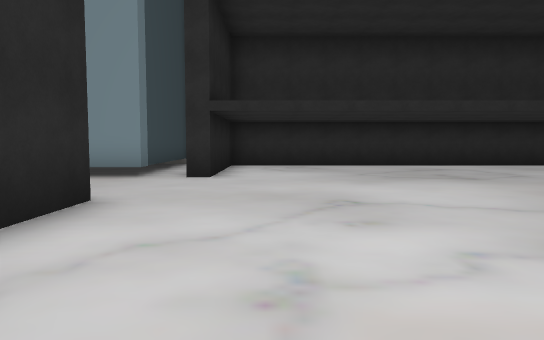
view 1 (above)

24 first-person views from a walk through a scene from a Unity 3-D project. The camera is 1.3 m above the floor, tilts 4° down and sees 70° across. The floor is counted in squares, 2 m on a side. Each view is taken from the middle of a square. On the plan, view 1 faces up. The plan holds only what a view shows up to about 11 squares ahead; the rest is blank. Some animated figures are not drawn. Some surface patterns are stand-ins.

view 2
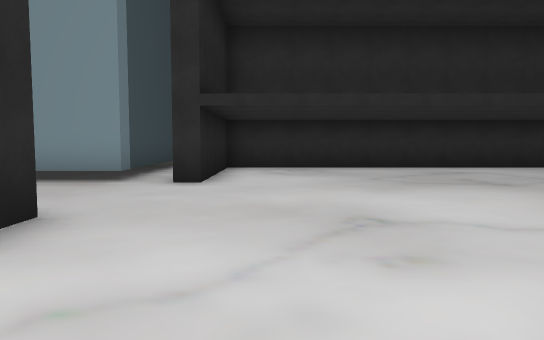

view 3
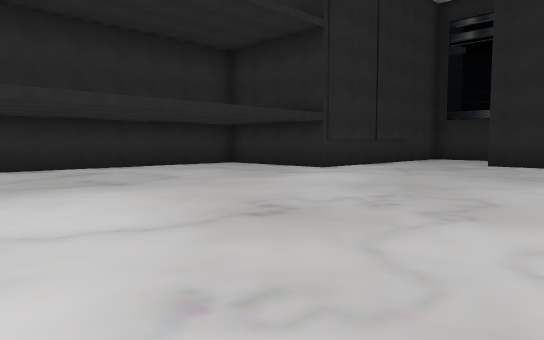

view 4
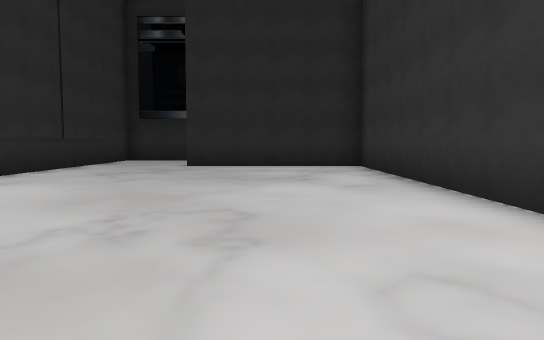

view 5
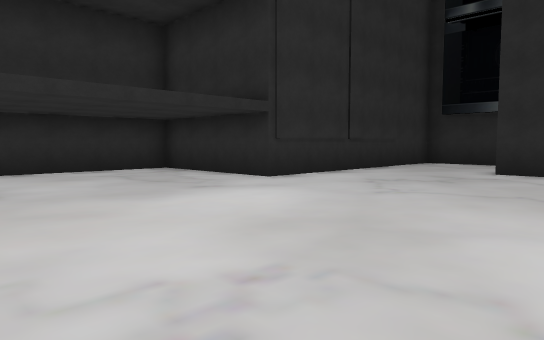

view 6
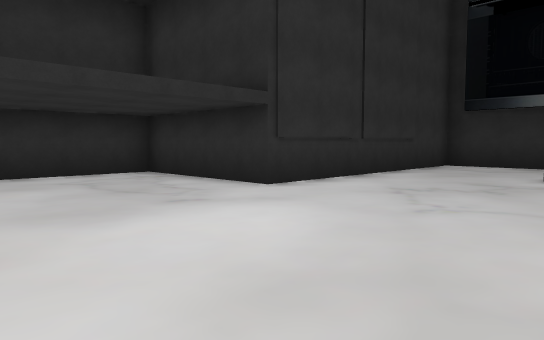

view 7
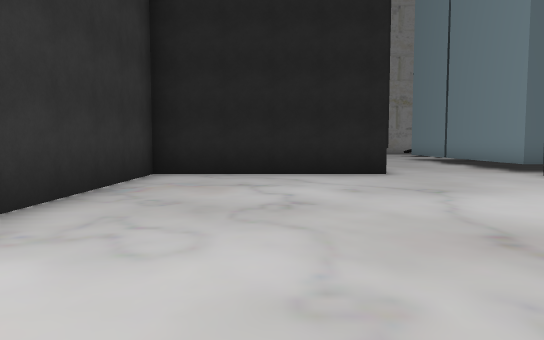

view 8
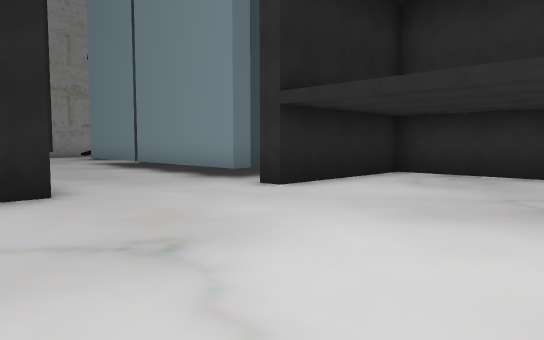

view 9
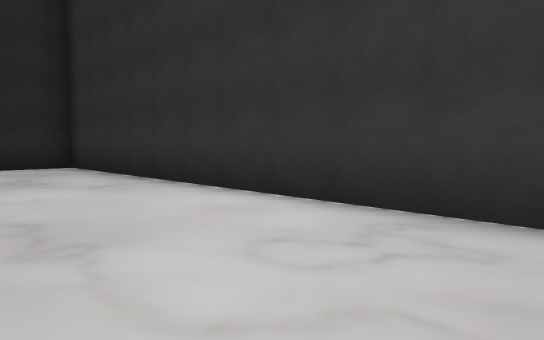

view 10
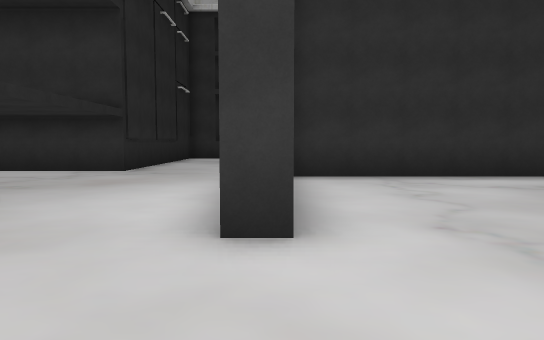

view 11
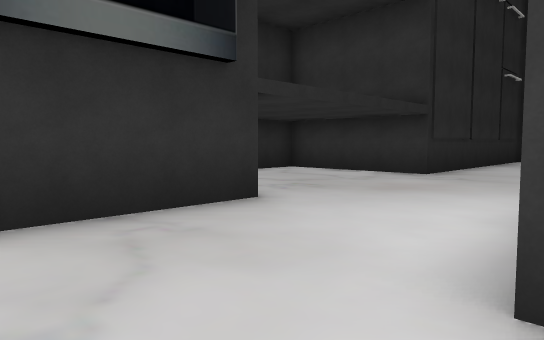

view 12
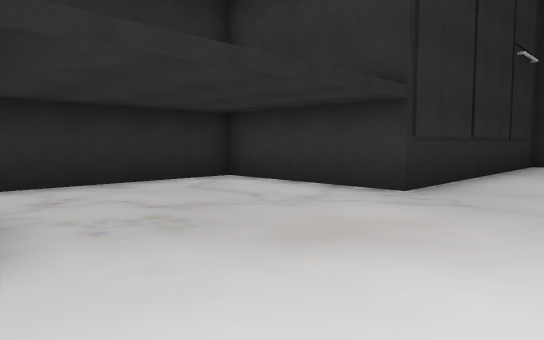

view 13
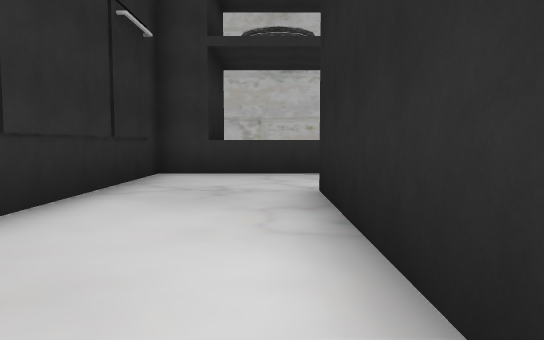

view 14
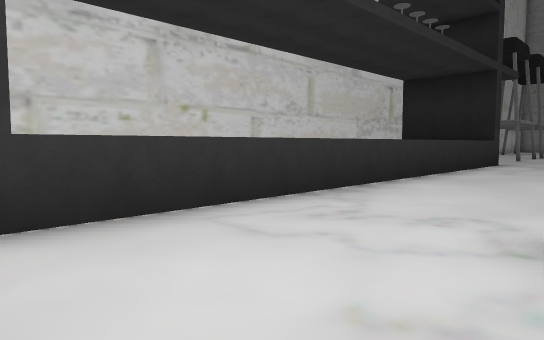

view 15
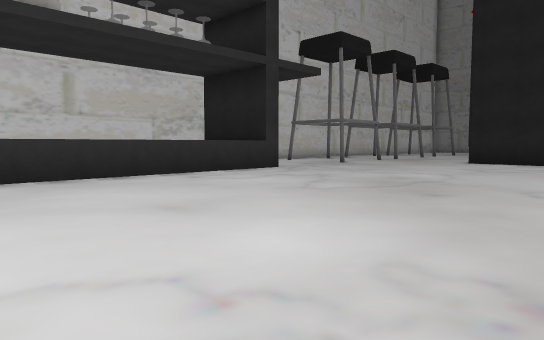

view 16
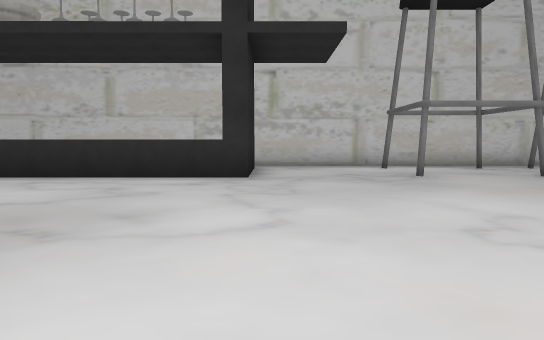

view 17
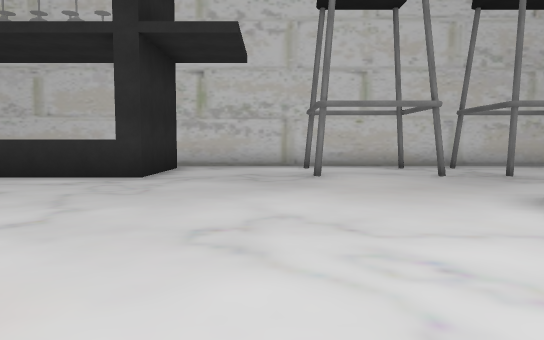

view 18
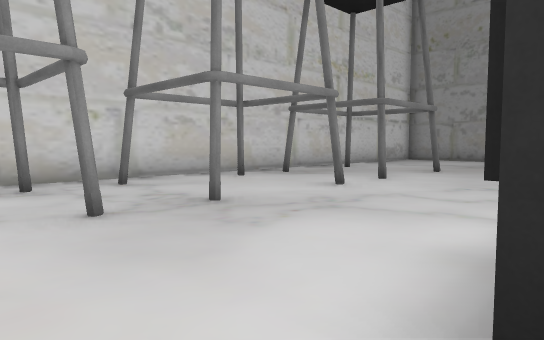

view 19
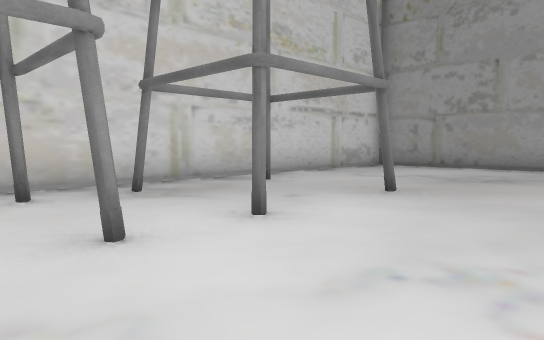

view 20
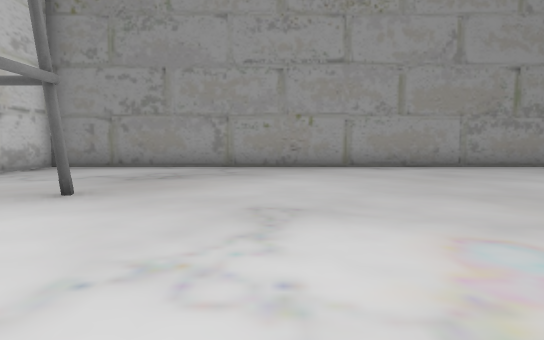

view 21
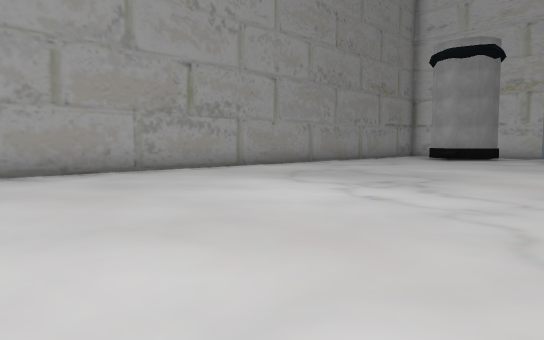

view 22
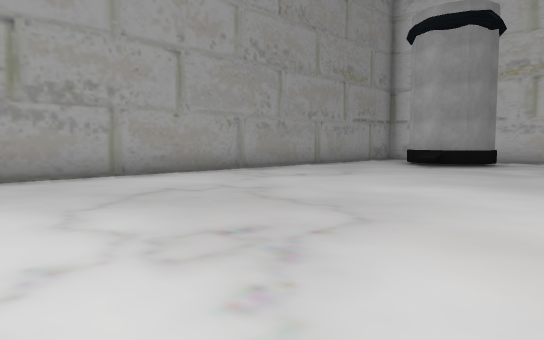

view 23
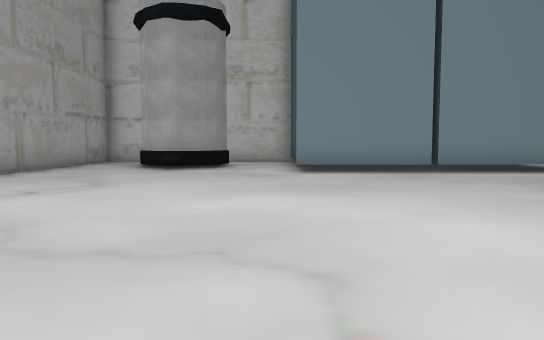

view 24
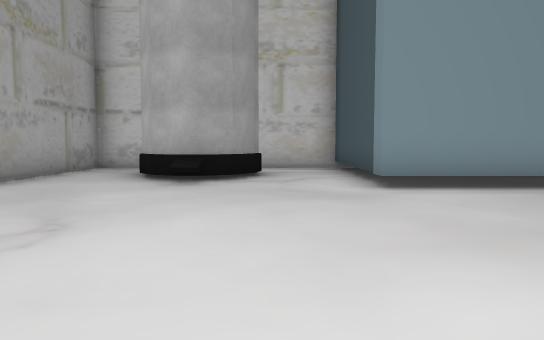

### Floor plan
Points are (right, up) in squares from view 1. A wall is a line through its corners. A room is listed if a view was taken in it or the views show most of it. See-through windows are left out.
Room 1 (views 1, 2, 3, 4, 5, 6, 7, 8, 9)
walls: (-2.1, 4.5) (-2.1, -0.5) (12.9, -0.5) (12.9, 4.4); (12.5, 7.3) (9.3, 7.3) (9.3, 11.2) (-1.2, 11.2) (-1.2, 7.3) (-1.6, 7.3); (-2.6, 11.2) (-2.6, 7.5) (-5.5, 7.5)
ways out: opening at (-6, 6) to room 2; opening at (13, 6) to room 2
Room 2 (views 10, 11, 12, 13, 14, 15, 16, 17, 18, 19, 20, 21, 22, 23, 24)
walls: (3.9, -9.3) (3.9, -10.5); (3.4, -12) (3.4, -9.3) (16.4, -9.3) (16.4, -2) (20.2, -2) (20.2, 2); (-5.5, 7.5) (-9.4, 7.5) (-9.4, 12) (-11.4, 12); (13.4, -1.9) (13.4, -6.2); (12.9, 4.4) (13.4, 4.4); (-11.3, 10) (-11.4, 9.4) (-11.7, 9) (-12.1, 8.8) (-12.7, 8.8) (-13.2, 9.1) (-13.6, 9.5); (15.3, -11.9) (15.3, -9.3); (16.4, 2.8) (16.4, 7.3) (12.5, 7.3); (-14.2, 12) (-15.5, 12) (-15.5, -12.9) (14.6, -12.9)
ways out: opening at (-6, 6) to room 1; opening at (13, 6) to room 1; gap at (4, -12)

Where each view was taken, in squares from view 1:
view 1: 0 up, 0 right, facing up
view 2: 1 up, 0 right, facing up
view 3: 1 up, 1 right, facing up-right
view 4: 2 up, 2 right, facing right
view 5: 2 up, 4 right, facing up-right
view 6: 3 up, 5 right, facing up-right
view 7: 2 up, 6 right, facing left
view 8: 3 up, 3 right, facing up-left
view 9: 3 up, 2 right, facing down-right
view 10: 7 up, 13 right, facing down
view 11: 6 up, 13 right, facing down-right
view 12: 3 up, 14 right, facing down-right
view 13: 1 down, 14 right, facing down
view 14: 6 down, 16 right, facing down-left
view 15: 2 down, 11 right, facing down-left
view 16: 2 down, 3 right, facing down
view 17: 2 down, 1 right, facing down
view 18: 6 down, 1 left, facing down-left
view 19: 7 down, 5 left, facing down-left
view 20: 7 down, 5 left, facing left
view 21: 6 down, 7 left, facing up-left
view 22: 2 down, 8 left, facing up-left
view 23: 1 down, 10 left, facing up
view 24: 2 up, 11 left, facing up
